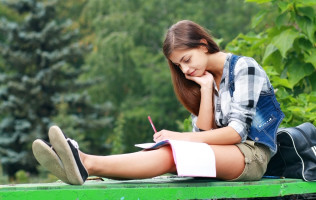
#> input picture Lab_01/Activity_1.1/Activity_1.1.3/girl.jpg, 316 x 200 px, found by its file name
$ python Activity_1.1.3.py
#> lines starting #> are read from the running program, lines starting #| are printed output that depends on the picture
# import required libraries
import numpy as np
import cv2
import matplotlib.image as mping

from matplotlib import pyplot as plt

# read input image
img = mping.imread("Activity_1.1\Activity_1.1.3\girl.jpg") # Path Picture
#> img is the input picture: shape (200, 316, 3); mean R, G, B 104.5, 124.7, 92.7
img_g = cv2.cvtColor(img, cv2.COLOR_RGB2GRAY)
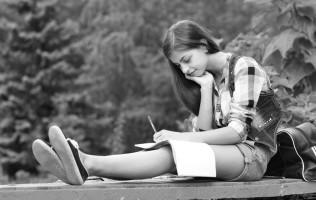
#> img_g: shape (200, 316); min 3, max 255, mean 115

# convert to np.float32
z = np.float32(img_g).reshape((-1,2))
#> z = 31600 pairs, first value 4 to 255, second value 3 to 255
print(z)
#> (printed output is left out)

# define criteria, number of clusters(K) and apply kmeans()
criteria = (cv2.TERM_CRITERIA_EPS + cv2.TERM_CRITERIA_MAX_ITER, 10, 1.0)
K = 8
ret,label,center=cv2.kmeans(z,K,None,criteria,10,cv2.KMEANS_RANDOM_CENTERS)
#> ret = 10623115; center = [[80.61, 80.02], [187.1, 186.9], [90.81, 187.7], [109.7, 109.8], [45.66, 45.62], [173.5, 98.27], [144.3, 144.6], [234.3, 234.2]]

# Convert back into uint8, and make original image
center = np.uint8(center)
#> center = [[80, 80], [187, 186], [90, 187], [109, 109], [45, 45], [173, 98], [144, 144], [234, 234]]
res = center[label.flatten()]
#> res = 31600 pairs, first value 45 to 234, second value 45 to 234
res2 = res.reshape((img_g.shape))
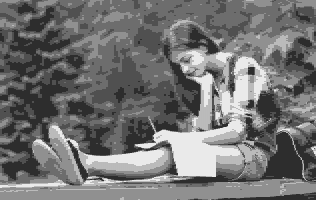
#> res2: shape (200, 316); min 45, max 234, mean 114.5

plt.subplot(1,2,1);plt.imshow(img_g, cmap='gray');plt.title("Original")
plt.subplot(1,2,2);plt.imshow(res2, cmap='gray');plt.title("Reduce")
# display the image
plt.show()
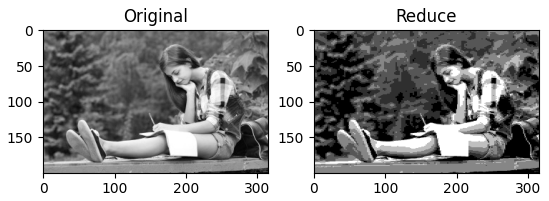
#> figure drawn by matplotlib, 2 panels
